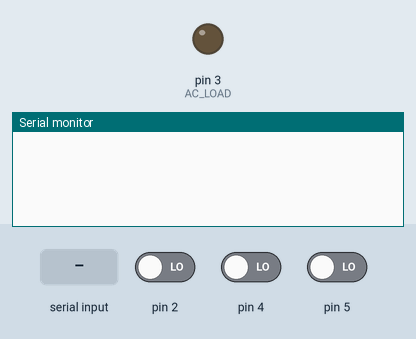
A sketch run on a simulated Arduino Uno, built with avr-gcc and run on an emulated ATmega328P. Parts: output pins drawn as LEDs (lit = HIGH), the last lines printed to the serial monitor. The test bench sets the inputs (shaded band); at power-on: pin 4 LOW, pin 2 LOW, pin 5 LOW.

Above: at 1.2 s.
1.3 s: pin 4 driven HIGH
At 1.41 s:
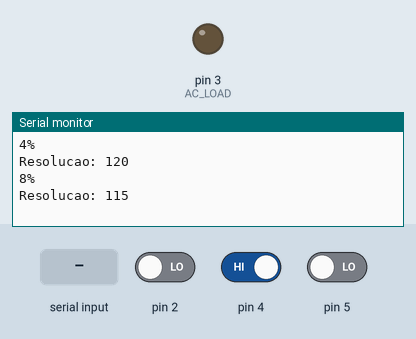
2.8 s: "1\n" received over Serial
At 6.8 s:
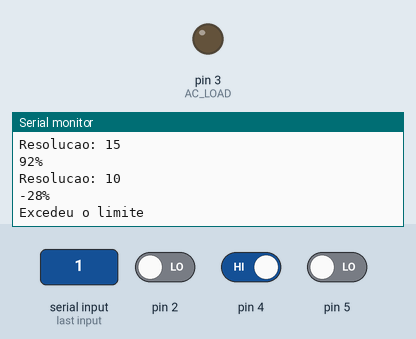
Timing chart, 0 to 8.3 s (numbered marks = the images above; inputs shaded):
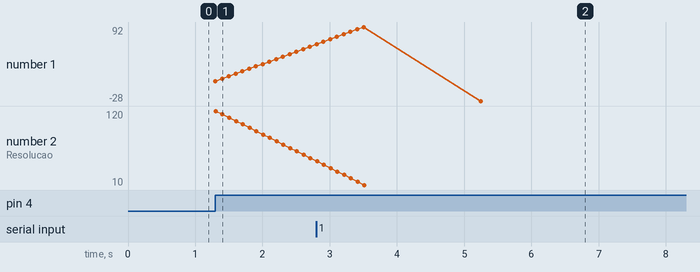

Measured:
- after the input at 1.3 s, the serial monitor: prints a new line at once (image 1)
- after the input at 2.8 s, the serial monitor: prints a new line after 2.4 s (image 2)
- plotted number 1: 60 → -28 after the input at 2.8 s

The sketch:

sensor.temperatura.ino
```cpp
int AC_LOAD = 3;
int dimming = 125;
unsigned long time;
unsigned long timeout;
int brilho[3];
int i=0;
int flag=0;
char temp;
int x,y;

void setup()
{
  Serial.begin(9600);
  pinMode(AC_LOAD, OUTPUT);
  attachInterrupt(0, zero_crosss_int, RISING);
  pinMode(4, INPUT);
  pinMode(5, INPUT);

}

void zero_crosss_int()
{
  int dimtime = (65*dimming);
  delayMicroseconds(dimtime);
  digitalWrite(AC_LOAD, HIGH);
  delayMicroseconds(8.33);
  digitalWrite(AC_LOAD, LOW);
}

void loop()
{
  time = millis()%2;
  if(time==1||time==0)
  {
  timeout++;
    if (timeout>500)
    {
    i=0;
    flag=0;
    }
   }


  if(digitalRead(4)==1 && dimming >10)
  {
   dimming= dimming -5;
    y=dimming/1.25;
    y=(y-100)*(-1);
    Serial.print(y);
    Serial.println("%");
    Serial.print("Resolucao: ");
    Serial.println(dimming);
    delay(100);
  }

  if(digitalRead(5)==1&& dimming<125)
  {
    dimming= dimming +5;
    y=dimming/1.25;
    y=(y-100)*(-1);
    Serial.print(y);
    Serial.println("%");
    Serial.print("Resolucao: ");
    Serial.println(dimming);
    delay(100);
  }

  if (Serial.available()>0)
  {
    flag=1;
    timeout=0;

    temp = Serial.read();
    brilho[i]=temp-48;
    i++;
  }

if (timeout>200&&flag==1)
{
  flag=0;


   switch(i)
   {
   case 1:
   x=brilho[0];
   break;

   case 2:
   x=brilho[0]*10 + brilho[1];
   break;

   case 3:
   x=brilho[0]*100 + brilho[1]*10 + brilho[2];
   break;
   }

    Serial.print(x);
    Serial.println("%");
     delay(30);

    if(x>100||x<0)
    {
    Serial.println("Excedeu o limite");
    }
    else
    {
    x=100-x;
    dimming=x*1.25;
      if(dimming<8)
      {
      dimming=8;
      }

    Serial.print("Resolucao: ");
    Serial.println(dimming);
    }

}
}
```
